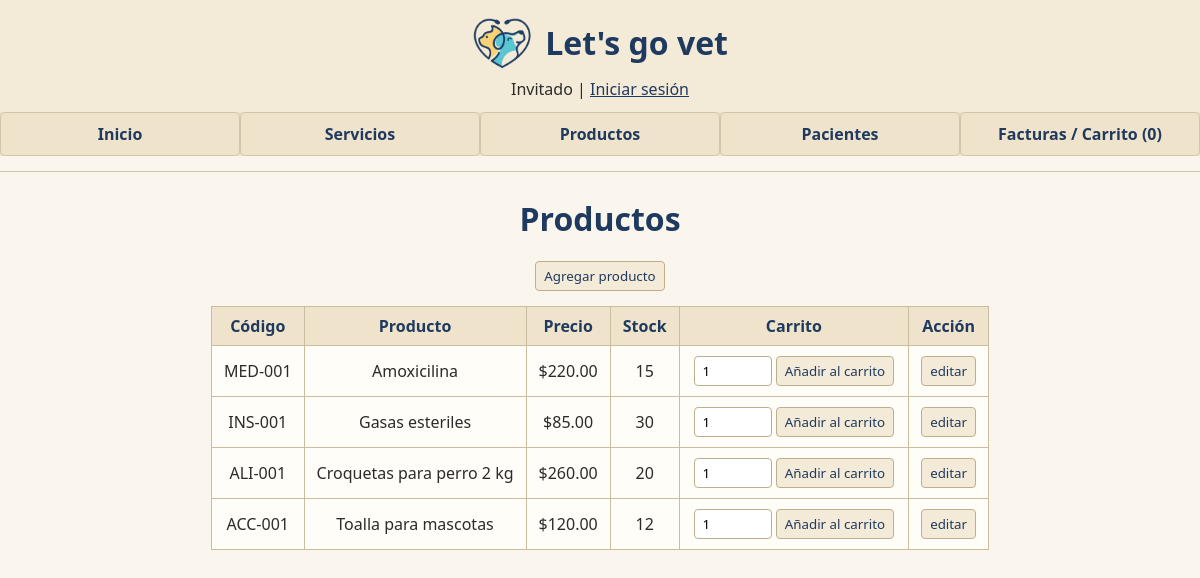
The page /index.php?page=productos on the database as committed earlier.
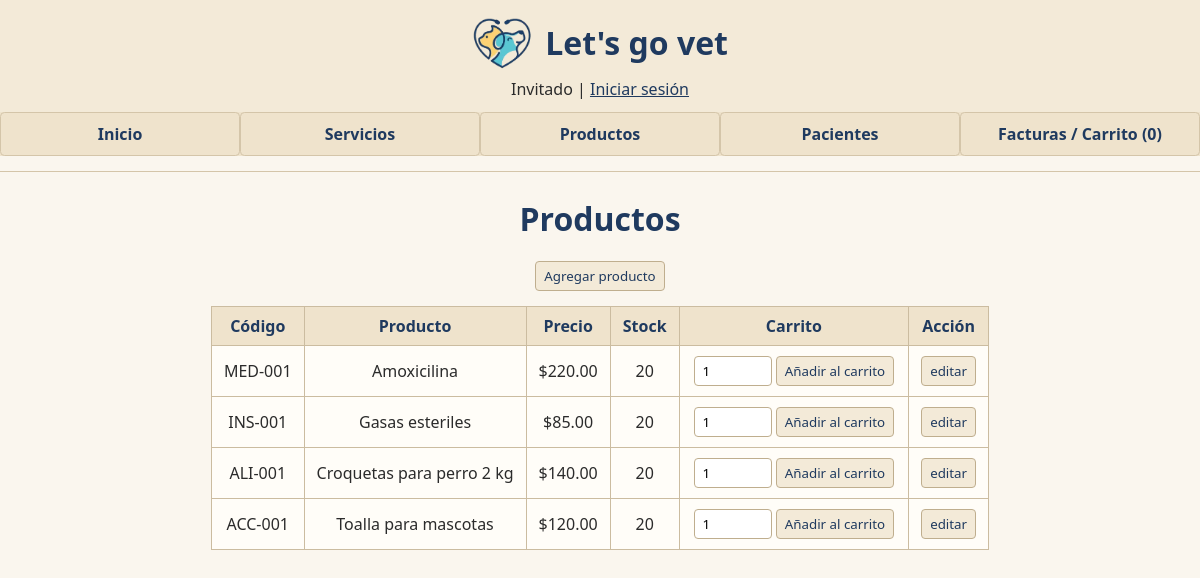
The same page on the database as committed later.
### tables this page shows
CREATE TABLE `productos` (
  `id_producto` int(11) NOT NULL,
  `id_codigo_de_barras` varchar(50) NOT NULL,
  `producto` varchar(150) NOT NULL,
  `precio` decimal(10,2) NOT NULL,
  `stock` int(11) NOT NULL DEFAULT 0,
  `es_medicina` tinyint(1) DEFAULT 0,
  `es_para_venta` tinyint(1) DEFAULT 1,
  `activo` tinyint(1) DEFAULT 1,
  `creado_en` timestamp NULL DEFAULT current_timestamp()
);

### pages/productos.php (the view, shortened to what this page needs)
<?php
$resultado = $conection->query("SELECT id_producto, producto, precio, stock, id_codigo_de_barras FROM productos WHERE activo = 1");
?>
<h1>Productos</h1>
<button popovertarget="nuevo-prod">Agregar producto</button>
<table>
    <thead>
        <tr>
            <th>Código</th>
            <th>Producto</th>
            <th>Precio</th>
            <th>Stock</th>
            <th>Carrito</th>
            <th>Acción</th>
        </tr>
    </thead>
    <tbody>
        <?php while ($row = $resultado->fetch_assoc()): ?>
        <tr>
            <td><?= htmlspecialchars($row['id_codigo_de_barras']) ?></td>
            <td><?= htmlspecialchars($row['producto']) ?></td>
            <td>$<?= number_format($row['precio'], 2) ?></td>
            <td><?= $row['stock'] ?></td>
            <td>
                <form action="config/sesion.php" method="POST">
                    <input type="number" name="cantidad" value="1" min="1" max="<?= $row['stock'] ?>" <?= $row['stock'] <= 0 ? 'disabled' : '' ?>>
                    <button type="submit" <?= $row['stock'] <= 0 ? 'disabled' : '' ?>>Añadir al carrito</button>
                </form>
            </td>
            <td>
                <button type="button" popovertarget="edit-prod-<?= $row['id_producto'] ?>">editar</button>
            </td>
        </tr>
        <?php endwhile; ?>
    </tbody>
</table>

### index.php (shortened to what this page needs)
<?php
require_once __DIR__ . '/config/sesion.php';
$page = $_GET['page'] ?? '';
?>
<!DOCTYPE html>
<html lang="es">
<head>
    <link rel="stylesheet" href="estilos.css">
</head>
<body>
    <?php include 'components/header.php'; ?>
    <main>
        <?php
        switch ($page) {
            case 'productos':
                include 'pages/productos.php';
                break;
        }
        ?>
    </main>
</body>
</html>

### components/header.php (shortened to what this page needs)
<?php
$total_items = 0;
?>
<header>
    <h1>
        <img src="media/imagenes/logo.png" alt="Logo Let's go vet" class="logo">
        Let's go vet
    </h1>
    <div>
        <?php if (isset($_SESSION['usuario'])): ?>
            <p>Usuario: <strong><?= htmlspecialchars($_SESSION['usuario']) ?></strong>
            <a href="config/sesion.php?accion=logout">Cerrar sesión</a></p>
        <?php else: ?>
            <p>Invitado | <a href="index.php?page=login">Iniciar sesión</a></p>
        <?php endif; ?>
    </div>
    <nav>
        <ul>
            <li><a href="index.php">Inicio</a></li>
            <li><a href="index.php?page=servicios">Servicios</a></li>
            <li><a href="index.php?page=productos">Productos</a></li>
            <li><a href="index.php?page=pacientes">Pacientes</a></li>
            <li><a href="index.php?page=facturas">Facturas / Carrito (<?= $total_items ?>)</a></li>
        </ul>
    </nav>
</header>
<hr>

### estilos.css (style rules this page uses)
body { margin: 0; font-family: 'Segoe UI', Arial, sans-serif; background-color: #faf6ee; color: #2b2b2b; text-align: center; }
header { background-color: #f3ead8; padding-top: 15px; }
header h1 { margin: 0 0 8px 0; display: flex; align-items: center; justify-content: center; gap: 12px; color: #1f3a5f; }
.logo { height: 55px; width: auto; }
header p { margin: 0 0 12px 0; }
nav ul { width: 100%; display: flex; margin: 0; padding: 0; list-style: none; box-sizing: border-box; background-color: #efe3cc; }
nav li { flex: 1; display: flex; align-items: center; justify-content: center; border: 1px solid #d4c5a9; border-radius: 0.28rem; }
nav li a { display: block; width: 100%; padding: 10px 5px; text-decoration: none; color: #1f3a5f; font-weight: bold; }
main { max-width: 1000px; margin: 25px auto; padding: 0 15px; }
h1, h2, h3 { color: #1f3a5f; }
hr { border: none; border-top: 1px solid #d4c5a9; margin: 15px 0; }
a { color: #1f3a5f; }
table { border-collapse: collapse; margin: 15px auto; background-color: #fffdf8; }
th, td { border: 1px solid #cbbca0; padding: 8px 12px; }
th { background-color: #efe3cc; color: #1f3a5f; }
td form { display: inline-block; margin: 2px; }
input, select, button { font-family: inherit; padding: 5px 8px; border: 1px solid #bfae8e; border-radius: 4px; }
input, select { background-color: #ffffff; }
button { background-color: #f3ead8; color: #1f3a5f; cursor: pointer; }
input[name="cantidad"] { width: 60px; }

Rows that differ between the two databases and show on the page:
changed productos "MED-001": stock "15" → "20"
changed productos "INS-001": stock "30" → "20"
changed productos "ALI-001": precio "260.00" → "140.00"
changed productos "ACC-001": stock "12" → "20"
